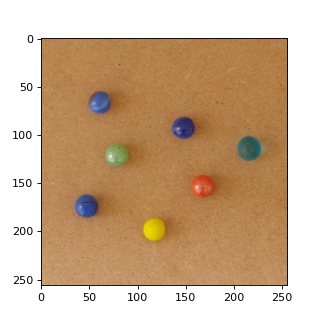
#> input picture billes.png, 320 x 320 px
$ jupyter execute --allow-errors jour5.ipynb
#> lines starting #> are read from the running program, lines starting #| are printed output that depends on the picture
[cell 1]
import numpy as np
import matplotlib.pyplot as plt

def matrix_return(M):
    return M[::-1,::-1]

# [13 lines left out: functions zero_padding, convol2d, not called in this run]

[cell 2]
import matplotlib.pyplot as plt
import numpy as np

test = plt.imread("billes.png")
#> test is the input picture: shape (320, 320, 4) float32; mean R, G, B, A 0.807, 0.696, 0.582, 1
test.shape
plt.imshow(test, cmap='gray')

#> (a cell that did not finish here is left out)

[cell 4]
plt.imshow(test[:,:,0])
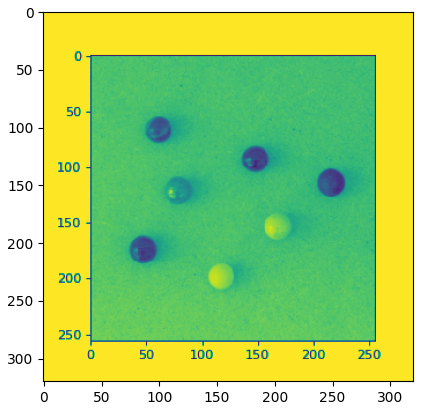
#> figure drawn by matplotlib, 1 panel

#> (a cell that did not finish here is left out)

#> (a cell that did not finish here is left out)

[cell 7]
M=np.array([[1/9,1/9,1/9],[1/9,1/9,1/9],[1/9,1/9,1/9]])
#> M = [[0.111, 0.111, 0.111], [0.111, 0.111, 0.111], [0.111, 0.111, 0.111]]
M1 = np.array([[1/16,2/16,1/16],[2/12,4/16,2/16],[1/16,2/16,1/16]])

[cell 8]
# [16 lines left out: function medianfilter, not called in this run]

#> (a cell that did not finish here is left out)

[cell 10]
# [16 lines left out: function median_filter, not called in this run]

#> (a cell that did not finish here is left out)

#> (a cell that did not finish here is left out)

#> (a cell that did not finish here is left out)

#> (a cell that did not finish here is left out)

#> (a cell that did not finish here is left out)

[cell 16]
plt.figure(figsize = (15,10))
plt.subplot(4,3,1)
#> (the rest of this cell did not finish here and is left out)

#> (a cell that did not finish here is left out)

#> (a cell that did not finish here is left out)

[cell 19]
A = np.zeros((100,100))
A[:,50:] = 1
B = np.zeros((100,100))
B[:50,:] = 1
C = np.zeros((100,100))
C[50:,:50] = 1
for k in range(0,50):
    C[k,99-k] = 1

[cell 20]
plt.imshow(B,cmap ='gray')
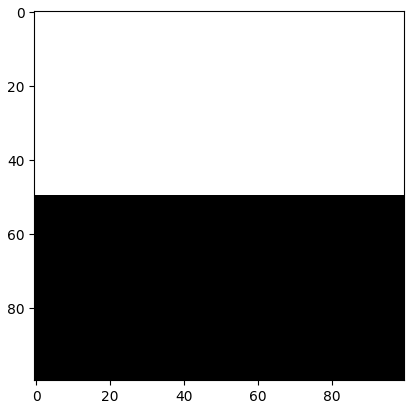
#> figure drawn by matplotlib, 1 panel

[cell 21]
i=0
j=0
while(i<99):

    A[i,j] = A[i,j] - A [i,j]
    i=i+1
    j=j+1
plt.imshow(A, cmap='gray')
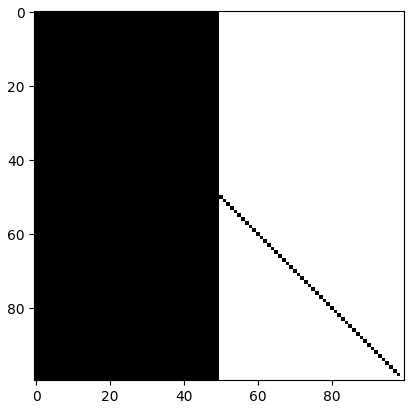
#> figure drawn by matplotlib, 1 panel

$ run again, with pixeled_one.png copied over billes.png
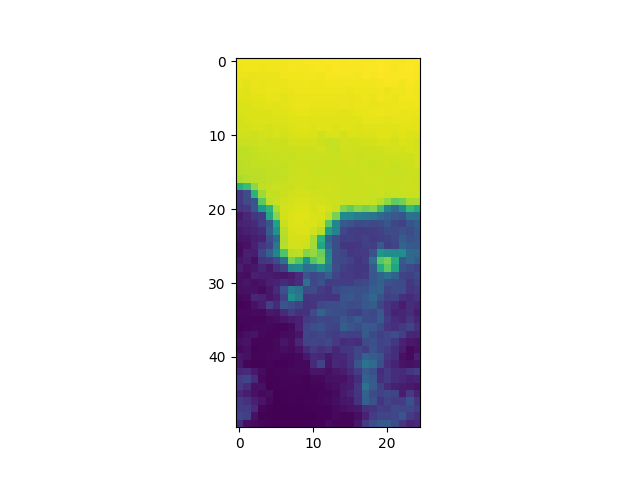
#> input picture pixeled_one.png, 640 x 480 px
#> test is the input picture: shape (480, 640, 4) float32; mean R, G, B, A 0.887, 0.886, 0.845, 1
#> `[cell 4] plt.imshow(test[:,:,0])`:
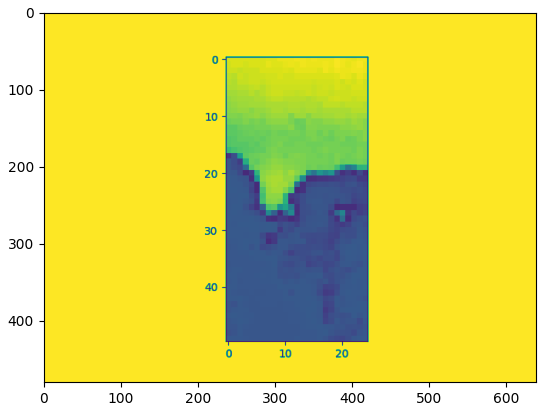
#> figure drawn by matplotlib, 1 panel
#> M = [[0.111, 0.111, 0.111], [0.111, 0.111, 0.111], [0.111, 0.111, 0.111]]
